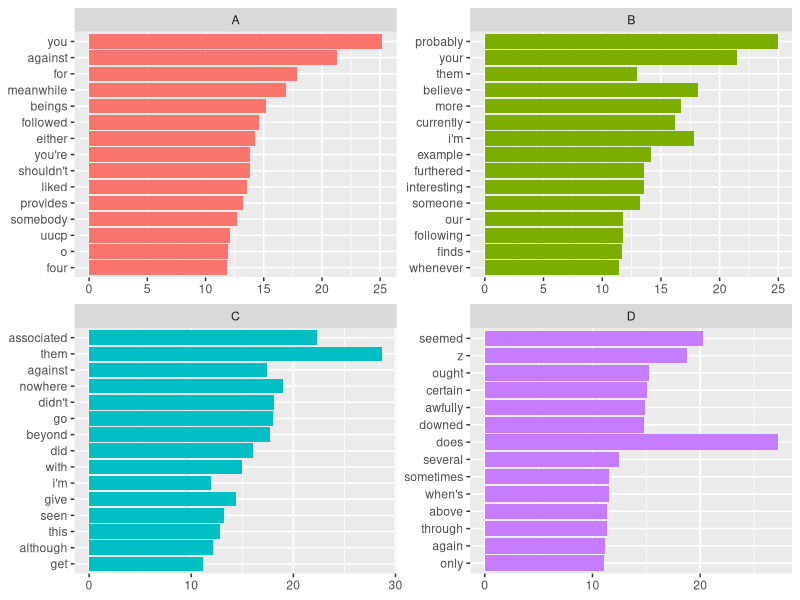
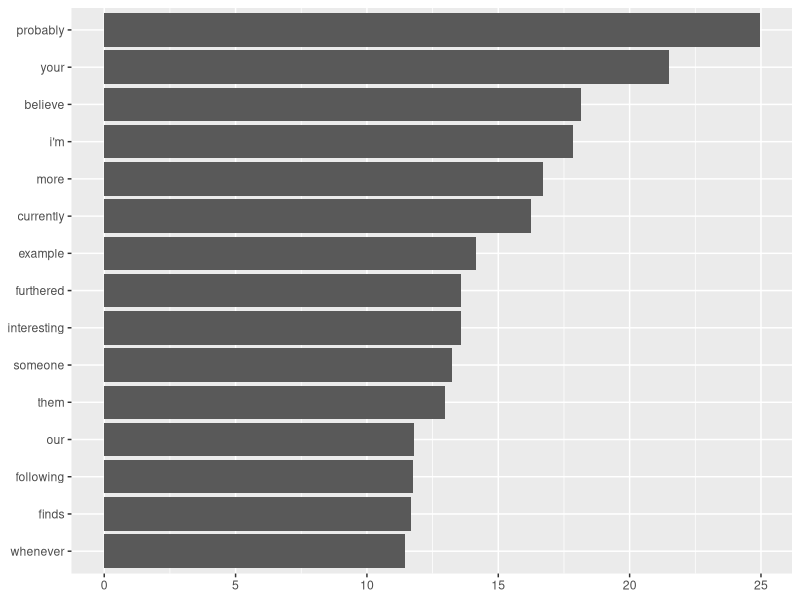
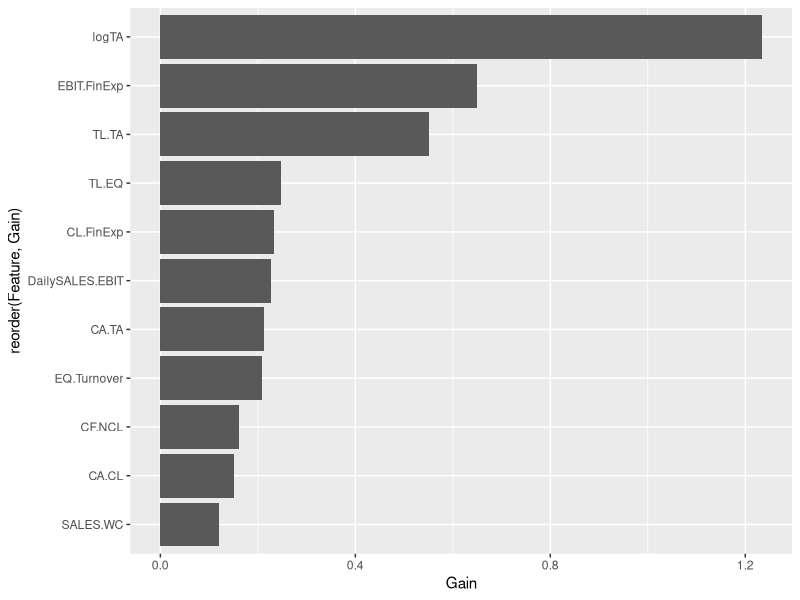
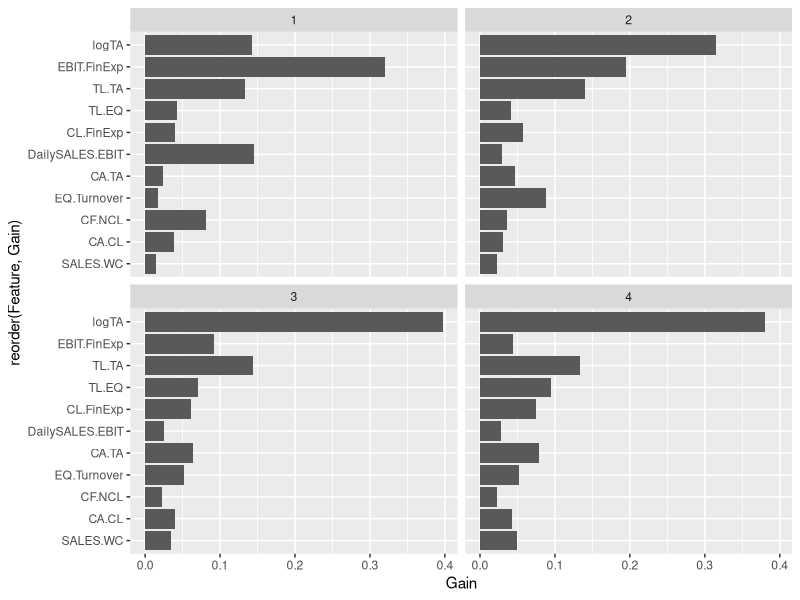
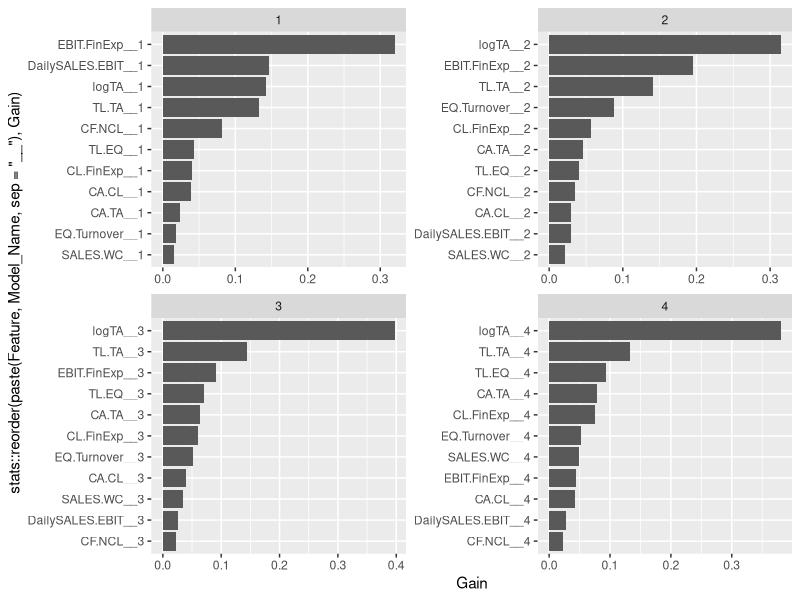

The R source for these figures, in order:
library(tidytext)
library(tidyverse)

set.seed(1)
N <- 1000
word_scores <- tibble(group= sample(x=c("A","B", "C", "D"), size=N, replace=TRUE),
                      word=stop_words$word[0:N], 
                      score=rexp(N, 1/4))
word_scores %>%
  group_by(group) %>%
  slice_max(score, n = 15) %>%
  ungroup() %>%
  ggplot(aes(score, reorder(word, score), fill = group)) +
  geom_col(show.legend = FALSE) +
  facet_wrap(~group, ncol = 2, scales = "free") +
  labs(x = NULL, y = NULL)

word_scores %>%
  group_by(group) %>%
  slice_max(score, n = 15) %>%
  ungroup() %>%
  filter(group == "B") %>%
  ggplot(aes(score, reorder(word, score))) +
  geom_col(show.legend = FALSE) +
  labs(x = NULL, y = NULL)

df <- structure(list(Model_Name = c("1", "1", "1", "1", "1", "1", "1", 
                                    "1", "1", "1", "1", "2", "2", "2", "2", "2", "2", "2", "2", "2", 
                                    "2", "2", "3", "3", "3", "3", "3", "3", "3", "3", "3", "3", "3", 
                                    "4", "4", "4", "4", "4", "4", "4", "4", "4", "4", "4"), Feature = c("EBIT.FinExp", 
                                                                                                        "DailySALES.EBIT", "logTA", "TL.TA", "CF.NCL", "TL.EQ", "CL.FinExp", 
                                                                                                        "CA.CL", "CA.TA", "EQ.Turnover", "SALES.WC", "logTA", "EBIT.FinExp", 
                                                                                                        "TL.TA", "EQ.Turnover", "CL.FinExp", "CA.TA", "TL.EQ", "CF.NCL", 
                                                                                                        "CA.CL", "DailySALES.EBIT", "SALES.WC", "logTA", "TL.TA", "EBIT.FinExp", 
                                                                                                        "TL.EQ", "CA.TA", "CL.FinExp", "EQ.Turnover", "CA.CL", "SALES.WC", 
                                                                                                        "DailySALES.EBIT", "CF.NCL", "logTA", "TL.TA", "TL.EQ", "CA.TA", 
                                                                                                        "CL.FinExp", "EQ.Turnover", "SALES.WC", "EBIT.FinExp", "CA.CL", 
                                                                                                        "DailySALES.EBIT", "CF.NCL"), Gain = c(0.319661022583932, 0.1459294841629, 
                                                                                                                                               0.142850179507091, 0.132765644191462, 0.0810216258897842, 0.0427415667709611, 
                                                                                                                                               0.0398929568321689, 0.038977683436756, 0.0235407288506038, 0.0177791651224692, 
                                                                                                                                               0.0148399426518705, 0.314495967867966, 0.194685182626366, 0.140733861259937, 
                                                                                                                                               0.0882380538977587, 0.0574929508879213, 0.0465452034142143, 0.0409126137922541, 
                                                                                                                                               0.0356003145682383, 0.0300757198164929, 0.029110471062585, 0.0221096608062664, 
                                                                                                                                               0.397020881823162, 0.143886886033381, 0.0915945975581377, 0.0699399814849332, 
                                                                                                                                               0.0633989152531246, 0.0608103962252964, 0.0512060957146738, 0.039355302553383, 
                                                                                                                                               0.0342297915015821, 0.0255241325884949, 0.0230330192638316, 0.38056229652222, 
                                                                                                                                               0.133231017163002, 0.0941844467535513, 0.0788600251129408, 0.0749519130106986, 
                                                                                                                                               0.0521907558198196, 0.0498475034974015, 0.0433895506999798, 0.0428104836292833, 
                                                                                                                                               0.0273526930263904, 0.0226193147647128), Cover = c(0.121943691387452, 
                                                                                                                                                                                                  0.0816186622203503, 0.234722543977359, 0.171634330582589, 0.0892304037319097, 
                                                                                                                                                                                                  0.0315468239516433, 0.0963968265880753, 0.0607290547248047, 0.0452337706760221, 
                                                                                                                                                                                                  0.0279521362780545, 0.0389917558817403, 0.227632942870328, 0.0878012612621709, 
                                                                                                                                                                                                  0.132093360664219, 0.0904386168640914, 0.109620838100331, 0.0915521745157415, 
                                                                                                                                                                                                  0.0239824724837257, 0.0573896745122457, 0.0601712810342116, 0.0639922580136253, 
                                                                                                                                                                                                  0.0553251196793097, 0.231725278554576, 0.103655920813926, 0.0814217672437898, 
                                                                                                                                                                                                  0.0491388474456846, 0.118941515640324, 0.0964283304134241, 0.0947214507718667, 
                                                                                                                                                                                                  0.0741550093313701, 0.0558597882883057, 0.0425784549213668, 0.0513736365753665, 
                                                                                                                                                                                                  0.201160082759667, 0.0826529411502635, 0.0493477928111075, 0.111213779712931, 
                                                                                                                                                                                                  0.110738868440133, 0.102709355008914, 0.0534211062162858, 0.101876672415992, 
                                                                                                                                                                                                  0.067425714362272, 0.0636683097957719, 0.0557853773266621), Frequency = c(0.104681978798587, 
                                                                                                                                                                                                                                                                            0.0940812720848057, 0.152385159010601, 0.125883392226148, 0.0936395759717314, 
                                                                                                                                                                                                                                                                            0.0415194346289753, 0.0954063604240283, 0.0874558303886926, 0.075530035335689, 
                                                                                                                                                                                                                                                                            0.0636042402826855, 0.0658127208480565, 0.141749246014649, 0.0896165445928479, 
                                                                                                                                                                                                                                                                            0.112882378285222, 0.0934941835415769, 0.0947867298578199, 0.100387763894873, 
                                                                                                                                                                                                                                                                            0.042654028436019, 0.0779836277466609, 0.0822921154674709, 0.0861697544161999, 
                                                                                                                                                                                                                                                                            0.0779836277466609, 0.157513835674755, 0.0906768837803321, 0.0936568752660707, 
                                                                                                                                                                                                                                                                            0.0510855683269476, 0.108982545764155, 0.102596849723287, 0.0932311621966794, 
                                                                                                                                                                                                                                                                            0.0872711792252022, 0.0825883354618987, 0.0723712217965091, 0.0600255427841635, 
                                                                                                                                                                                                                                                                            0.121157323688969, 0.0822784810126582, 0.0592224231464738, 0.117088607594937, 
                                                                                                                                                                                                                                                                            0.0981012658227848, 0.099005424954792, 0.0981012658227848, 0.0958408679927667, 
                                                                                                                                                                                                                                                                            0.0840867992766727, 0.0782097649186257, 0.0669077757685353)), row.names = c(NA, 
                                                                                                                                                                                                                                                                                                                                                        -44L), class = c("data.table", "data.frame"))

df %>% 
  ggplot(aes(x = reorder(Feature, Gain), y = Gain)) +
  geom_bar(stat = "identity") +
  coord_flip()

df %>% 
  ggplot(aes(x = reorder(Feature, Gain), y = Gain)) +
  geom_bar(stat = "identity") +
  coord_flip() +
  facet_wrap(~Model_Name)

df %>% 
  ggplot(aes(x = stats::reorder(paste(Feature, Model_Name, sep = "__"), Gain), y = Gain)) +
  geom_bar(stat = "identity") +
  coord_flip() +
  facet_wrap(~Model_Name, scales = "free")
